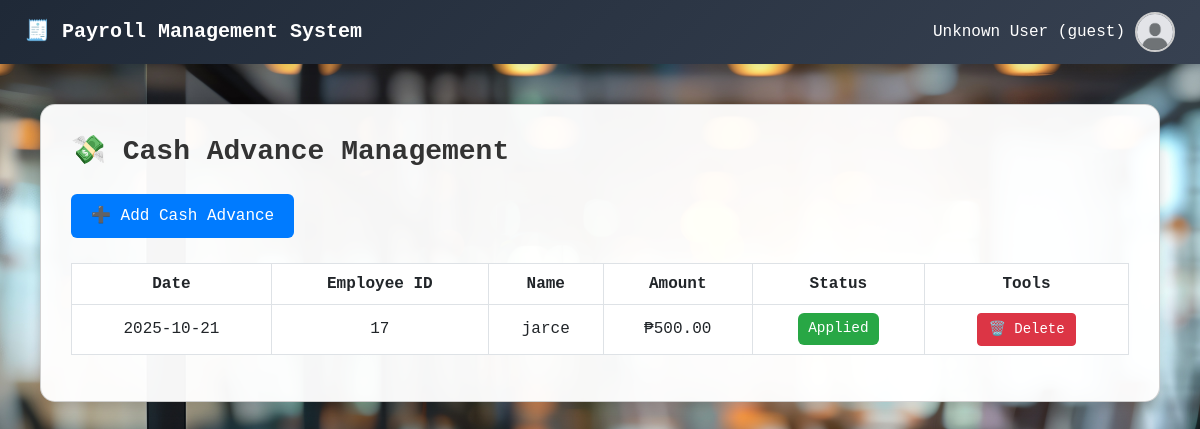
Screenshot of /payroll-main/cash_advance.php with the database file from the repository.
### tables this page shows
CREATE TABLE `cash_advance` (
  `id` int(11) NOT NULL,
  `user_id` varchar(20) NOT NULL,
  `ca_date` date NOT NULL,
  `amount` decimal(10,2) NOT NULL,
  `status` enum('Pending','Applied') NOT NULL DEFAULT 'Pending'
);

CREATE TABLE `users` (
  `id` int(4) NOT NULL,
  `full_name` varchar(100) DEFAULT NULL,
  `email` varchar(100) DEFAULT NULL,
  `role` enum('admin','employee') DEFAULT NULL,
  `password` varchar(255) DEFAULT NULL,
  `profile_pic` varchar(255) DEFAULT NULL,
  `position_id` int(11) DEFAULT NULL,
  `archived` tinyint(1) DEFAULT 0
);

### payroll-main/cash_advance.php (the view, shortened to what this page needs)
<?php
include 'includes/header.php';
require 'config.php';
$stmt = $pdo->query("
  SELECT ca.*, u.full_name
  FROM cash_advance ca
  JOIN users u ON ca.user_id = u.id
  ORDER BY ca.ca_date DESC
");
$cash_advances = $stmt->fetchAll();
?>
<link href="https://cdn.jsdelivr.net/npm/bootstrap@5.3.0/dist/css/bootstrap.min.css" rel="stylesheet" />
<div class="main-content">
  <div class="card">
    <h2>💸 Cash Advance Management</h2>
    <div class="top-buttons">
      <button type="button" class="btn-add" data-bs-toggle="modal" data-bs-target="#addCashAdvanceModal">➕ Add Cash Advance</button>
    </div>
    <div class="table-responsive">
      <table class="table table-hover align-middle text-center">
        <thead>
          <tr>
            <th>Date</th>
            <th>Employee ID</th>
            <th>Name</th>
            <th>Amount</th>
            <th>Status</th>
            <th>Tools</th>
          </tr>
        </thead>
        <tbody>
          <?php foreach ($cash_advances as $ca): ?>
            <tr>
              <td><?= htmlspecialchars($ca['ca_date']) ?></td>
              <td><?= htmlspecialchars($ca['user_id']) ?></td>
              <td><?= htmlspecialchars($ca['full_name']) ?></td>
              <td>₱<?= number_format($ca['amount'], 2) ?></td>
              <td>
                <span class="status-badge status-<?= $ca['status'] ?>"><?= $ca['status'] ?></span>
              </td>
              <td>
                <a href="delete_cash_advance.php?id=<?= $ca['id'] ?>" class="btn btn-sm btn-danger">🗑️ Delete</a>
              </td>
            </tr>
          <?php endforeach; ?>
        </tbody>
      </table>
    </div>
  </div>
</div>

### payroll-main/includes/header.php (style rules this page uses)
body { margin: 0; font-family: 'Courier', monospace; background-color: #f4f6f9; transition: margin-left 0.3s ease; }
.main-content { padding: 20px; transition: margin-left 0.3s ease; }

### payroll-main/cash_advance.php (style rules this page uses)
body { background: url('uploads/bg.jpg') no-repeat center center fixed; background-size: cover; font-family: 'Courier New', monospace; margin: 0; }
.main-content { padding: 40px; }
.card { background: rgba(255, 255, 255, 0.96); border-radius: 15px; box-shadow: 0 4px 12px rgba(0,0,0,0.15); padding: 30px; }
h2 { font-size: 28px; font-weight: 600; margin-bottom: 25px; color: #333; text-align: left; }
.top-buttons { display: flex; justify-content: flex-start; align-items: center; gap: 15px; margin-bottom: 25px; flex-wrap: wrap; }
.btn-add, .btn-apply { font-size: 16px; padding: 10px 20px; border: none; border-radius: 6px; color: white; cursor: pointer; transition: 0.3s; }
.btn-add { background-color: #007bff; }
.table { width: 100%; border-collapse: collapse; background-color: rgba(255,255,255,0.95); }
th, td { padding: 14px 18px; border: 1px solid #dee2e6; vertical-align: middle; }
thead th { background-color: #007bff; color: white; text-align: center; }
.btn-sm { padding: 5px 10px; font-size: 14px; }
.status-badge { padding: 5px 10px; border-radius: 6px; font-weight: 500; font-size: 0.9rem; display: inline-block; min-width: 80px; text-align: center; }
.status-Applied { background-color: #28a745; color: white; }

### rows the page displays
cash_advance: ca_date "2025-10-21", user "17", user.full_name "jarce", amount "500.00", status "Applied"

### other values shown
$full_name "Unknown User"
$role "guest"
